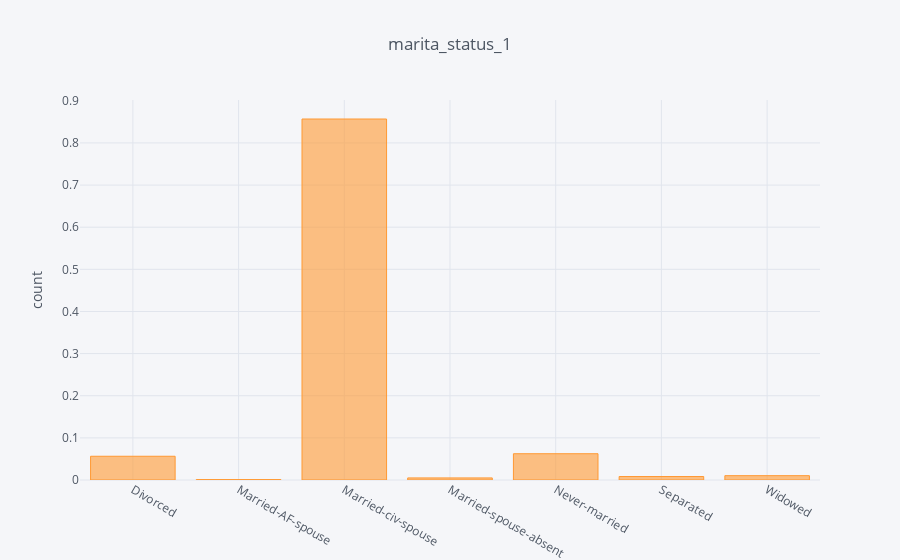

The notebook cell saved with this chart:
### Code cell
(marital_status_1/9331).iplot(kind='bar', yTitle='count', title='marita_status_1',filename='marita_status_1')

### Figure 1 — Plotly figure (JSON) as saved in the notebook; plotly's stock layout.template omitted (floating-point values rounded to 4 significant figures)
{"data": [{"marker": {"color": "rgba(255, 153, 51, 0.6)", "line": {"color": "rgba(255, 153, 51, 1.0)", "width": 1}}, "name": "marital-status", "orientation": "v", "text": "", "type": "bar", "uid": "6f0f0354-8605-4d5a-8f7d-d28cf08518c1", "x": ["Divorced", "Married-AF-spouse", "Married-civ-spouse", "Married-spouse-absent", "Never-married", "Separated", "Widowed"], "y": [0.05637, 0.0009645, 0.8568, 0.00493, 0.06237, 0.008252, 0.01029]}], "layout": {"legend": {"bgcolor": "#F5F6F9", "font": {"color": "#4D5663"}}, "paper_bgcolor": "#F5F6F9", "plot_bgcolor": "#F5F6F9", "title": {"font": {"color": "#4D5663"}, "text": "marita_status_1"}, "xaxis": {"gridcolor": "#E1E5ED", "showgrid": true, "tickfont": {"color": "#4D5663"}, "title": {"font": {"color": "#4D5663"}, "text": ""}, "zerolinecolor": "#E1E5ED"}, "yaxis": {"gridcolor": "#E1E5ED", "showgrid": true, "tickfont": {"color": "#4D5663"}, "title": {"font": {"color": "#4D5663"}, "text": "count"}, "zerolinecolor": "#E1E5ED"}}}
